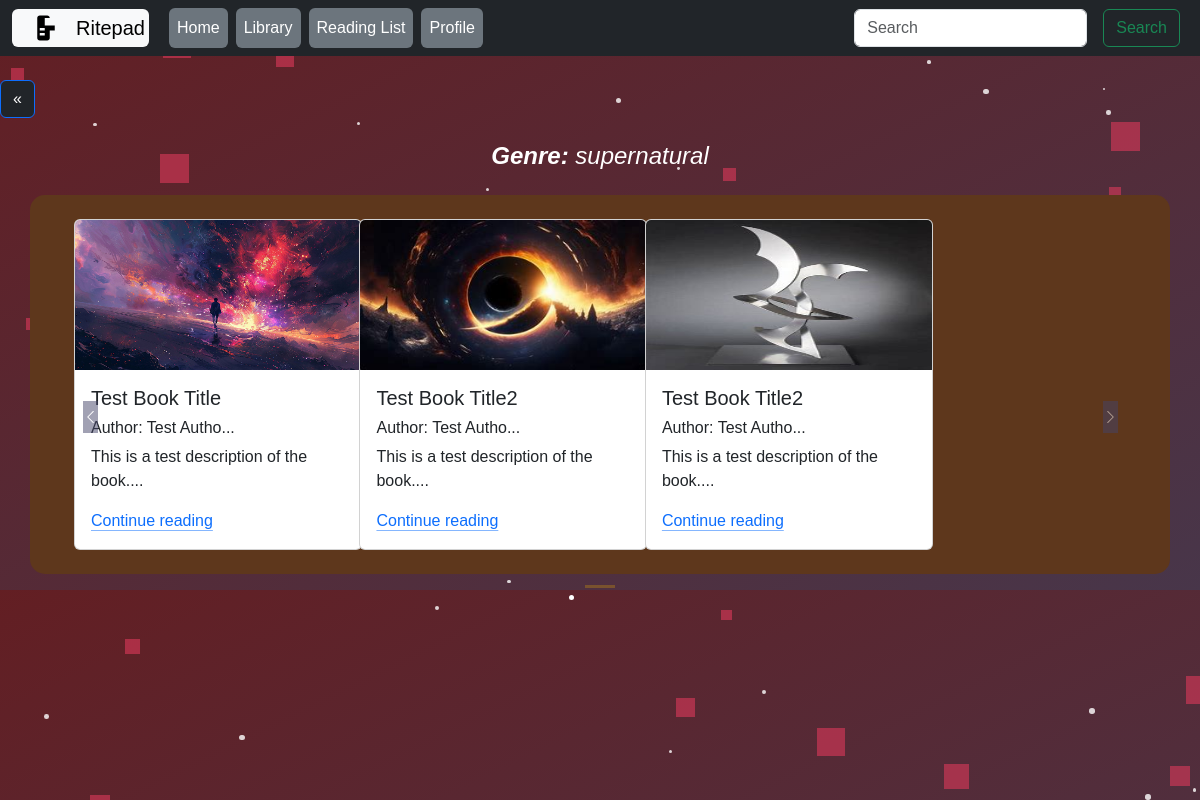
/read/genre_books/supernatural (signed in), run on the app's committed database.
### read/models.py (models this page shows)
class Book(models.Model):
    book_id=models.AutoField
    user_id=models.ForeignKey(User, on_delete=models.CASCADE, default=1)
    book_name=models.CharField(max_length=50)
    book_author=models.CharField(max_length=50, default="", blank=True, null=True)
    book_genre=models.ForeignKey(Genre, on_delete=models.CASCADE, default="")
    description=models.CharField(max_length=5000, default="", blank=True, null=True)
    pub_date=models.DateField()
    image=models.ImageField(upload_to="read/images", default="")
    def __str__(self):
        return self.book_name

class Genre(models.Model):
    Genre_id=models.AutoField
    Genre_name=models.CharField(max_length=50)
    def __str__(self):
        return self.Genre_name

### read/views.py (the view)
# urls.py: path("genre_books/<str:genre>", views.genre_books, name="GenreBooks"),
@login_required
def genre_books(request,genre):
    allbooks=[]
    genreid=genre_id(genre)
    books=Book.objects.filter(book_genre=genreid)
    n = len(books)
    nSlides = n // 4 + ceil((n / 4) - (n // 4))
    allbooks.append([books, range(1, nSlides), nSlides])
    readbook = {'allbooks':allbooks}
    print(books)
    if n==0:
        return render(request,'read/genre_books.html',{'true':'true'})
    return render(request,'read/genre_books.html',readbook)

### read/views.py (called while the page is built)
def genre_id(genre):
    all_genre=Genre.objects.values('id','Genre_name')
    for i in all_genre:
        if i['Genre_name']==genre:
            genre_id=(i['id'])
    return genre_id

### read/templates/read/genre_books.html (shortened to what this page needs)
{% extends 'read/basic.html' %}
{% block body %}
<div id="stars-container"></div>
{% for book, range, nSlides in allbooks %}
        <h4 class="mt-4 text-center fst-italic"><b>Genre: </b>{{book.0.book_genre}}</h4>
        <div class="row">
            <div id="demo{{forloop.counter}}" class="col carousel slide my-3" data-ride="carousel">
                <ul class="carousel-indicators">
                    <li data-bs-target="#demo{{forloop.counter}}" data-slide-to="0" class="active"></li>
                </ul>
                <div class="container carousel-inner no-padding">
                    <div class="carousel-item active">
                        {% for i in book %}
                        <div class="col-xs-3 col-sm-3 col-md-3">
                            <div class="card align-items-center mx-5 my-4" style="width: 18rem;">
                                <img src='/media/{{i.image}}' class="card-img-top" alt="...">
                                <div class="card-body">
                                    <h5 class="card-title" id="namepr{{i.id}}">{{i.book_name}}</h5>
                                    <h6 class="card-title" >Author: <span id="authorpr{{i.id}}">{{i.book_author|slice:"0:10"}}...</span></h6>
                                    <p class="card-text">{{i.description|slice:"0:53"}}...</p>
                                    <a href="/read/bookview/{{i.id}}" class="icon-link gap-1 icon-link-hover stretched-link">
                                        Continue reading
                                      </a>
                                    </div>
                            </div>
                        </div>
                        {% endfor %}
                    </div>
                </div>
            </div>
            <a class="carousel-control-prev" href="#demo{{forloop.counter}}" data-slide="prev">
              <span class="carousel-control-prev-icon"></span>
          </a>
          <a class="carousel-control-next" href="#demo{{forloop.counter}}" data-slide="next">
              <span class="carousel-control-next-icon"></span>
          </a>
      </div>
      {% endfor %}
{% endblock %}

### read/templates/read/genre_books.html (style rules this page uses)
.col-md-3 { display: inline-block; margin-left:-4px; }
.carousel-indicators .active { background-color: rgb(121, 82, 46); }
.col-md-3 img { min-width: 150px; height: 150px; }
body .carousel-indicators { bottom: -40px; }
.carousel-indicators li { background-color: red; }
body .carousel-control-prev-icon, body .carousel-control-next-icon { width: 15px; background-color: rgb(68, 68, 105); }
.carousel-control-prev, .carousel-control-next { top: auto; bottom: auto; padding-top: 222px; }
body .no-padding { padding-left: 0; padding-right: 0; }
.carousel-item { background-color: rgb(94, 55, 28); }
.container { border-radius:15px; }
body { background: linear-gradient(to bottom right, rgba(82, 6, 11, 0.9), rgba(52, 32, 54, 0.9) ); color: #fff; font-family: Arial, sans-serif; }
#stars-container { position: fixed; top: 0; left: 0; width: 100%; height: 100%; pointer-events: none; z-index: -1; }

### data on the page
Book: book_genre.Genre_name "supernatural", image (picture), book_name "Test Book Title", book_author "Test Autho", description "This is a test description of the book."
Book: image (picture), book_name "Test Book Title2", book_author "Test Autho", description "This is a test description of the book."
Book: image (picture), book_name "Test Book Title2", book_author "Test Autho", description "This is a test description of the book."
